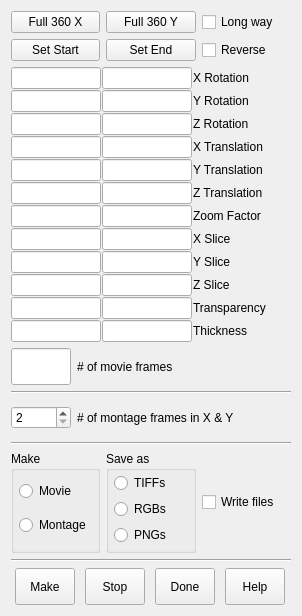
<ui version="4.0" >
 <class>imodvMovieForm</class>
 <widget class="QWidget" name="imodvMovieForm" >
  <property name="geometry" >
   <rect>
    <x>0</x>
    <y>0</y>
    <width>302</width>
    <height>616</height>
   </rect>
  </property>
  <property name="focusPolicy" >
   <enum>Qt::StrongFocus</enum>
  </property>
  <property name="windowTitle" >
   <string>3dmodv Movies</string>
  </property>
  <layout class="QVBoxLayout" name="verticalLayout_3" >
   <item>
    <layout class="QGridLayout" >
     <item row="1" column="2" >
      <widget class="QCheckBox" name="reverseBox" >
       <property name="focusPolicy" >
        <enum>Qt::NoFocus</enum>
       </property>
       <property name="toolTip" >
        <string>Select to go backwards from end to start</string>
       </property>
       <property name="text" >
        <string>Reverse</string>
       </property>
      </widget>
     </item>
     <item row="1" column="0" >
      <widget class="QPushButton" name="setStartButton" >
       <property name="focusPolicy" >
        <enum>Qt::NoFocus</enum>
       </property>
       <property name="toolTip" >
        <string>Set starting parameters from current position</string>
       </property>
       <property name="text" >
        <string>Set Start</string>
       </property>
      </widget>
     </item>
     <item row="0" column="0" >
      <widget class="QPushButton" name="fullXButton" >
       <property name="focusPolicy" >
        <enum>Qt::NoFocus</enum>
       </property>
       <property name="toolTip" >
        <string>Set start &amp; end parameters for complete rotation around X axis</string>
       </property>
       <property name="text" >
        <string>Full 360 X</string>
       </property>
      </widget>
     </item>
     <item row="0" column="1" >
      <widget class="QPushButton" name="fullYButton" >
       <property name="focusPolicy" >
        <enum>Qt::NoFocus</enum>
       </property>
       <property name="toolTip" >
        <string>Set start &amp; end parameters for complete rotation around Y axis</string>
       </property>
       <property name="text" >
        <string>Full 360 Y</string>
       </property>
      </widget>
     </item>
     <item row="0" column="2" >
      <widget class="QCheckBox" name="longWayBox" >
       <property name="focusPolicy" >
        <enum>Qt::NoFocus</enum>
       </property>
       <property name="toolTip" >
        <string>Select to rotate by more than 180 degrees from start to end position</string>
       </property>
       <property name="text" >
        <string>Long way</string>
       </property>
      </widget>
     </item>
     <item row="1" column="1" >
      <widget class="QPushButton" name="setEndButton" >
       <property name="focusPolicy" >
        <enum>Qt::NoFocus</enum>
       </property>
       <property name="toolTip" >
        <string>Set ending parameters from current position</string>
       </property>
       <property name="text" >
        <string>Set End</string>
       </property>
      </widget>
     </item>
    </layout>
   </item>
   <item>
    <layout class="QGridLayout" >
     <property name="spacing" >
      <number>1</number>
     </property>
     <item row="6" column="1" >
      <widget class="QLineEdit" name="zoomEnd" >
       <property name="sizePolicy" >
        <sizepolicy vsizetype="Fixed" hsizetype="Fixed" >
         <horstretch>0</horstretch>
         <verstretch>0</verstretch>
        </sizepolicy>
       </property>
       <property name="maximumSize" >
        <size>
         <width>90</width>
         <height>32767</height>
        </size>
       </property>
       <property name="focusPolicy" >
        <enum>Qt::ClickFocus</enum>
       </property>
      </widget>
     </item>
     <item row="2" column="0" >
      <widget class="QLineEdit" name="zRotStart" >
       <property name="sizePolicy" >
        <sizepolicy vsizetype="Fixed" hsizetype="Fixed" >
         <horstretch>0</horstretch>
         <verstretch>0</verstretch>
        </sizepolicy>
       </property>
       <property name="maximumSize" >
        <size>
         <width>90</width>
         <height>32767</height>
        </size>
       </property>
       <property name="focusPolicy" >
        <enum>Qt::ClickFocus</enum>
       </property>
      </widget>
     </item>
     <item row="7" column="2" >
      <widget class="QLabel" name="xSliceLabel" >
       <property name="text" >
        <string>X Slice</string>
       </property>
       <property name="alignment" >
        <set>Qt::AlignLeading|Qt::AlignLeft|Qt::AlignVCenter</set>
       </property>
       <property name="wordWrap" >
        <bool>false</bool>
       </property>
      </widget>
     </item>
     <item row="0" column="1" >
      <widget class="QLineEdit" name="xRotEnd" >
       <property name="sizePolicy" >
        <sizepolicy vsizetype="Fixed" hsizetype="Fixed" >
         <horstretch>0</horstretch>
         <verstretch>0</verstretch>
        </sizepolicy>
       </property>
       <property name="maximumSize" >
        <size>
         <width>90</width>
         <height>32767</height>
        </size>
       </property>
       <property name="focusPolicy" >
        <enum>Qt::ClickFocus</enum>
       </property>
      </widget>
     </item>
     <item row="4" column="1" >
      <widget class="QLineEdit" name="yTransEnd" >
       <property name="sizePolicy" >
        <sizepolicy vsizetype="Fixed" hsizetype="Fixed" >
         <horstretch>0</horstretch>
         <verstretch>0</verstretch>
        </sizepolicy>
       </property>
       <property name="maximumSize" >
        <size>
         <width>90</width>
         <height>32767</height>
        </size>
       </property>
       <property name="focusPolicy" >
        <enum>Qt::ClickFocus</enum>
       </property>
      </widget>
     </item>
     <item row="3" column="1" >
      <widget class="QLineEdit" name="xTransEnd" >
       <property name="sizePolicy" >
        <sizepolicy vsizetype="Fixed" hsizetype="Fixed" >
         <horstretch>0</horstretch>
         <verstretch>0</verstretch>
        </sizepolicy>
       </property>
       <property name="maximumSize" >
        <size>
         <width>90</width>
         <height>32767</height>
        </size>
       </property>
       <property name="focusPolicy" >
        <enum>Qt::ClickFocus</enum>
       </property>
      </widget>
     </item>
     <item row="10" column="0" >
      <widget class="QLineEdit" name="transpStart" >
       <property name="sizePolicy" >
        <sizepolicy vsizetype="Fixed" hsizetype="Fixed" >
         <horstretch>0</horstretch>
         <verstretch>0</verstretch>
        </sizepolicy>
       </property>
       <property name="maximumSize" >
        <size>
         <width>90</width>
         <height>32767</height>
        </size>
       </property>
       <property name="focusPolicy" >
        <enum>Qt::ClickFocus</enum>
       </property>
      </widget>
     </item>
     <item row="9" column="2" >
      <widget class="QLabel" name="zSliceLabel" >
       <property name="text" >
        <string>Z Slice</string>
       </property>
       <property name="alignment" >
        <set>Qt::AlignLeading|Qt::AlignLeft|Qt::AlignVCenter</set>
       </property>
       <property name="wordWrap" >
        <bool>false</bool>
       </property>
      </widget>
     </item>
     <item row="10" column="2" >
      <widget class="QLabel" name="transpLabel" >
       <property name="text" >
        <string>Transparency</string>
       </property>
       <property name="alignment" >
        <set>Qt::AlignLeading|Qt::AlignLeft|Qt::AlignVCenter</set>
       </property>
       <property name="wordWrap" >
        <bool>false</bool>
       </property>
      </widget>
     </item>
     <item row="1" column="2" >
      <widget class="QLabel" name="TextLabel1_2" >
       <property name="text" >
        <string>Y Rotation</string>
       </property>
       <property name="alignment" >
        <set>Qt::AlignLeading|Qt::AlignLeft|Qt::AlignVCenter</set>
       </property>
       <property name="wordWrap" >
        <bool>false</bool>
       </property>
      </widget>
     </item>
     <item row="1" column="0" >
      <widget class="QLineEdit" name="yRotStart" >
       <property name="sizePolicy" >
        <sizepolicy vsizetype="Fixed" hsizetype="Fixed" >
         <horstretch>0</horstretch>
         <verstretch>0</verstretch>
        </sizepolicy>
       </property>
       <property name="maximumSize" >
        <size>
         <width>90</width>
         <height>32767</height>
        </size>
       </property>
       <property name="focusPolicy" >
        <enum>Qt::ClickFocus</enum>
       </property>
      </widget>
     </item>
     <item row="6" column="0" >
      <widget class="QLineEdit" name="zoomStart" >
       <property name="sizePolicy" >
        <sizepolicy vsizetype="Fixed" hsizetype="Fixed" >
         <horstretch>0</horstretch>
         <verstretch>0</verstretch>
        </sizepolicy>
       </property>
       <property name="maximumSize" >
        <size>
         <width>90</width>
         <height>32767</height>
        </size>
       </property>
       <property name="focusPolicy" >
        <enum>Qt::ClickFocus</enum>
       </property>
      </widget>
     </item>
     <item row="4" column="0" >
      <widget class="QLineEdit" name="yTransStart" >
       <property name="sizePolicy" >
        <sizepolicy vsizetype="Fixed" hsizetype="Fixed" >
         <horstretch>0</horstretch>
         <verstretch>0</verstretch>
        </sizepolicy>
       </property>
       <property name="maximumSize" >
        <size>
         <width>90</width>
         <height>32767</height>
        </size>
       </property>
       <property name="focusPolicy" >
        <enum>Qt::ClickFocus</enum>
       </property>
      </widget>
     </item>
     <item row="7" column="0" >
      <widget class="QLineEdit" name="xSliceStart" >
       <property name="sizePolicy" >
        <sizepolicy vsizetype="Fixed" hsizetype="Fixed" >
         <horstretch>0</horstretch>
         <verstretch>0</verstretch>
        </sizepolicy>
       </property>
       <property name="maximumSize" >
        <size>
         <width>90</width>
         <height>32767</height>
        </size>
       </property>
       <property name="focusPolicy" >
        <enum>Qt::ClickFocus</enum>
       </property>
      </widget>
     </item>
     <item row="11" column="0" >
      <widget class="QLineEdit" name="thickStart" >
       <property name="sizePolicy" >
        <sizepolicy vsizetype="Fixed" hsizetype="Fixed" >
         <horstretch>0</horstretch>
         <verstretch>0</verstretch>
        </sizepolicy>
       </property>
       <property name="maximumSize" >
        <size>
         <width>90</width>
         <height>32767</height>
        </size>
       </property>
       <property name="focusPolicy" >
        <enum>Qt::ClickFocus</enum>
       </property>
      </widget>
     </item>
     <item row="3" column="2" >
      <widget class="QLabel" name="TextLabel1_4" >
       <property name="text" >
        <string>X Translation</string>
       </property>
       <property name="alignment" >
        <set>Qt::AlignLeading|Qt::AlignLeft|Qt::AlignVCenter</set>
       </property>
       <property name="wordWrap" >
        <bool>false</bool>
       </property>
      </widget>
     </item>
     <item row="0" column="0" >
      <widget class="QLineEdit" name="xRotStart" >
       <property name="sizePolicy" >
        <sizepolicy vsizetype="Fixed" hsizetype="Fixed" >
         <horstretch>0</horstretch>
         <verstretch>0</verstretch>
        </sizepolicy>
       </property>
       <property name="maximumSize" >
        <size>
         <width>90</width>
         <height>32767</height>
        </size>
       </property>
       <property name="focusPolicy" >
        <enum>Qt::ClickFocus</enum>
       </property>
      </widget>
     </item>
     <item row="10" column="1" >
      <widget class="QLineEdit" name="transpEnd" >
       <property name="sizePolicy" >
        <sizepolicy vsizetype="Fixed" hsizetype="Fixed" >
         <horstretch>0</horstretch>
         <verstretch>0</verstretch>
        </sizepolicy>
       </property>
       <property name="maximumSize" >
        <size>
         <width>90</width>
         <height>32767</height>
        </size>
       </property>
       <property name="focusPolicy" >
        <enum>Qt::ClickFocus</enum>
       </property>
      </widget>
     </item>
     <item row="11" column="2" >
      <widget class="QLabel" name="thickLabel" >
       <property name="text" >
        <string>Thickness</string>
       </property>
       <property name="alignment" >
        <set>Qt::AlignLeading|Qt::AlignLeft|Qt::AlignVCenter</set>
       </property>
       <property name="wordWrap" >
        <bool>false</bool>
       </property>
      </widget>
     </item>
     <item row="8" column="2" >
      <widget class="QLabel" name="ySliceLabel" >
       <property name="text" >
        <string>Y Slice</string>
       </property>
       <property name="alignment" >
        <set>Qt::AlignLeading|Qt::AlignLeft|Qt::AlignVCenter</set>
       </property>
       <property name="wordWrap" >
        <bool>false</bool>
       </property>
      </widget>
     </item>
     <item row="8" column="0" >
      <widget class="QLineEdit" name="ySliceStart" >
       <property name="sizePolicy" >
        <sizepolicy vsizetype="Fixed" hsizetype="Fixed" >
         <horstretch>0</horstretch>
         <verstretch>0</verstretch>
        </sizepolicy>
       </property>
       <property name="maximumSize" >
        <size>
         <width>90</width>
         <height>32767</height>
        </size>
       </property>
       <property name="focusPolicy" >
        <enum>Qt::ClickFocus</enum>
       </property>
      </widget>
     </item>
     <item row="0" column="2" >
      <widget class="QLabel" name="TextLabel1" >
       <property name="text" >
        <string>X Rotation</string>
       </property>
       <property name="alignment" >
        <set>Qt::AlignLeading|Qt::AlignLeft|Qt::AlignVCenter</set>
       </property>
       <property name="wordWrap" >
        <bool>false</bool>
       </property>
      </widget>
     </item>
     <item row="5" column="0" >
      <widget class="QLineEdit" name="zTransStart" >
       <property name="sizePolicy" >
        <sizepolicy vsizetype="Fixed" hsizetype="Fixed" >
         <horstretch>0</horstretch>
         <verstretch>0</verstretch>
        </sizepolicy>
       </property>
       <property name="maximumSize" >
        <size>
         <width>90</width>
         <height>32767</height>
        </size>
       </property>
       <property name="focusPolicy" >
        <enum>Qt::ClickFocus</enum>
       </property>
      </widget>
     </item>
     <item row="5" column="2" >
      <widget class="QLabel" name="TextLabel1_6" >
       <property name="text" >
        <string>Z Translation</string>
       </property>
       <property name="alignment" >
        <set>Qt::AlignLeading|Qt::AlignLeft|Qt::AlignVCenter</set>
       </property>
       <property name="wordWrap" >
        <bool>false</bool>
       </property>
      </widget>
     </item>
     <item row="1" column="1" >
      <widget class="QLineEdit" name="yRotEnd" >
       <property name="sizePolicy" >
        <sizepolicy vsizetype="Fixed" hsizetype="Fixed" >
         <horstretch>0</horstretch>
         <verstretch>0</verstretch>
        </sizepolicy>
       </property>
       <property name="maximumSize" >
        <size>
         <width>90</width>
         <height>32767</height>
        </size>
       </property>
       <property name="focusPolicy" >
        <enum>Qt::ClickFocus</enum>
       </property>
      </widget>
     </item>
     <item row="2" column="1" >
      <widget class="QLineEdit" name="zRotEnd" >
       <property name="sizePolicy" >
        <sizepolicy vsizetype="Fixed" hsizetype="Fixed" >
         <horstretch>0</horstretch>
         <verstretch>0</verstretch>
        </sizepolicy>
       </property>
       <property name="maximumSize" >
        <size>
         <width>90</width>
         <height>32767</height>
        </size>
       </property>
       <property name="focusPolicy" >
        <enum>Qt::ClickFocus</enum>
       </property>
      </widget>
     </item>
     <item row="5" column="1" >
      <widget class="QLineEdit" name="zTransEnd" >
       <property name="sizePolicy" >
        <sizepolicy vsizetype="Fixed" hsizetype="Fixed" >
         <horstretch>0</horstretch>
         <verstretch>0</verstretch>
        </sizepolicy>
       </property>
       <property name="maximumSize" >
        <size>
         <width>90</width>
         <height>32767</height>
        </size>
       </property>
       <property name="focusPolicy" >
        <enum>Qt::ClickFocus</enum>
       </property>
      </widget>
     </item>
     <item row="8" column="1" >
      <widget class="QLineEdit" name="ySliceEnd" >
       <property name="sizePolicy" >
        <sizepolicy vsizetype="Fixed" hsizetype="Fixed" >
         <horstretch>0</horstretch>
         <verstretch>0</verstretch>
        </sizepolicy>
       </property>
       <property name="maximumSize" >
        <size>
         <width>90</width>
         <height>32767</height>
        </size>
       </property>
       <property name="focusPolicy" >
        <enum>Qt::ClickFocus</enum>
       </property>
      </widget>
     </item>
     <item row="4" column="2" >
      <widget class="QLabel" name="TextLabel1_5" >
       <property name="text" >
        <string>Y Translation</string>
       </property>
       <property name="alignment" >
        <set>Qt::AlignLeading|Qt::AlignLeft|Qt::AlignVCenter</set>
       </property>
       <property name="wordWrap" >
        <bool>false</bool>
       </property>
      </widget>
     </item>
     <item row="2" column="2" >
      <widget class="QLabel" name="TextLabel1_3" >
       <property name="text" >
        <string>Z Rotation</string>
       </property>
       <property name="alignment" >
        <set>Qt::AlignLeading|Qt::AlignLeft|Qt::AlignVCenter</set>
       </property>
       <property name="wordWrap" >
        <bool>false</bool>
       </property>
      </widget>
     </item>
     <item row="6" column="2" >
      <widget class="QLabel" name="TextLabel1_7" >
       <property name="text" >
        <string>Zoom Factor</string>
       </property>
       <property name="alignment" >
        <set>Qt::AlignLeading|Qt::AlignLeft|Qt::AlignVCenter</set>
       </property>
       <property name="wordWrap" >
        <bool>false</bool>
       </property>
      </widget>
     </item>
     <item row="9" column="1" >
      <widget class="QLineEdit" name="zSliceEnd" >
       <property name="sizePolicy" >
        <sizepolicy vsizetype="Fixed" hsizetype="Fixed" >
         <horstretch>0</horstretch>
         <verstretch>0</verstretch>
        </sizepolicy>
       </property>
       <property name="maximumSize" >
        <size>
         <width>90</width>
         <height>32767</height>
        </size>
       </property>
       <property name="focusPolicy" >
        <enum>Qt::ClickFocus</enum>
       </property>
      </widget>
     </item>
     <item row="11" column="1" >
      <widget class="QLineEdit" name="thickEnd" >
       <property name="sizePolicy" >
        <sizepolicy vsizetype="Fixed" hsizetype="Fixed" >
         <horstretch>0</horstretch>
         <verstretch>0</verstretch>
        </sizepolicy>
       </property>
       <property name="maximumSize" >
        <size>
         <width>90</width>
         <height>32767</height>
        </size>
       </property>
       <property name="focusPolicy" >
        <enum>Qt::ClickFocus</enum>
       </property>
      </widget>
     </item>
     <item row="3" column="0" >
      <widget class="QLineEdit" name="xTransStart" >
       <property name="sizePolicy" >
        <sizepolicy vsizetype="Fixed" hsizetype="Fixed" >
         <horstretch>0</horstretch>
         <verstretch>0</verstretch>
        </sizepolicy>
       </property>
       <property name="maximumSize" >
        <size>
         <width>90</width>
         <height>32767</height>
        </size>
       </property>
       <property name="focusPolicy" >
        <enum>Qt::ClickFocus</enum>
       </property>
      </widget>
     </item>
     <item row="9" column="0" >
      <widget class="QLineEdit" name="zSliceStart" >
       <property name="sizePolicy" >
        <sizepolicy vsizetype="Fixed" hsizetype="Fixed" >
         <horstretch>0</horstretch>
         <verstretch>0</verstretch>
        </sizepolicy>
       </property>
       <property name="maximumSize" >
        <size>
         <width>90</width>
         <height>32767</height>
        </size>
       </property>
       <property name="focusPolicy" >
        <enum>Qt::ClickFocus</enum>
       </property>
      </widget>
     </item>
     <item row="7" column="1" >
      <widget class="QLineEdit" name="xSliceEnd" >
       <property name="sizePolicy" >
        <sizepolicy vsizetype="Fixed" hsizetype="Fixed" >
         <horstretch>0</horstretch>
         <verstretch>0</verstretch>
        </sizepolicy>
       </property>
       <property name="maximumSize" >
        <size>
         <width>90</width>
         <height>32767</height>
        </size>
       </property>
       <property name="focusPolicy" >
        <enum>Qt::ClickFocus</enum>
       </property>
      </widget>
     </item>
    </layout>
   </item>
   <item>
    <layout class="QHBoxLayout" >
     <property name="spacing" >
      <number>6</number>
     </property>
     <property name="margin" >
      <number>0</number>
     </property>
     <item>
      <widget class="QLineEdit" name="framesEdit" >
       <property name="sizePolicy" >
        <sizepolicy vsizetype="Fixed" hsizetype="Fixed" >
         <horstretch>0</horstretch>
         <verstretch>0</verstretch>
        </sizepolicy>
       </property>
       <property name="maximumSize" >
        <size>
         <width>60</width>
         <height>32767</height>
        </size>
       </property>
       <property name="focusPolicy" >
        <enum>Qt::ClickFocus</enum>
       </property>
       <property name="toolTip" >
        <string>Enter total number of positions from start to end</string>
       </property>
      </widget>
     </item>
     <item>
      <widget class="QLabel" name="TextLabel2" >
       <property name="text" >
        <string># of movie frames</string>
       </property>
       <property name="wordWrap" >
        <bool>false</bool>
       </property>
      </widget>
     </item>
     <item>
      <spacer name="Spacer9" >
       <property name="orientation" >
        <enum>Qt::Horizontal</enum>
       </property>
       <property name="sizeType" >
        <enum>QSizePolicy::Expanding</enum>
       </property>
       <property name="sizeHint" stdset="0" >
        <size>
         <width>30</width>
         <height>0</height>
        </size>
       </property>
      </spacer>
     </item>
    </layout>
   </item>
   <item>
    <widget class="Line" name="Line1_2" >
     <property name="frameShape" >
      <enum>QFrame::HLine</enum>
     </property>
     <property name="frameShadow" >
      <enum>QFrame::Sunken</enum>
     </property>
    </widget>
   </item>
   <item>
    <layout class="QHBoxLayout" >
     <item>
      <widget class="QSpinBox" name="montageFramesBox" >
       <property name="sizePolicy" >
        <sizepolicy vsizetype="Fixed" hsizetype="Fixed" >
         <horstretch>0</horstretch>
         <verstretch>0</verstretch>
        </sizepolicy>
       </property>
       <property name="minimumSize" >
        <size>
         <width>60</width>
         <height>0</height>
        </size>
       </property>
       <property name="focusPolicy" >
        <enum>Qt::ClickFocus</enum>
       </property>
       <property name="keyboardTracking" >
        <bool>false</bool>
       </property>
       <property name="minimum" >
        <number>2</number>
       </property>
      </widget>
     </item>
     <item>
      <widget class="QLabel" name="TextLabel3" >
       <property name="text" >
        <string># of montage frames in X &amp; Y</string>
       </property>
       <property name="alignment" >
        <set>Qt::AlignLeading|Qt::AlignLeft|Qt::AlignVCenter</set>
       </property>
       <property name="wordWrap" >
        <bool>false</bool>
       </property>
      </widget>
     </item>
    </layout>
   </item>
   <item>
    <widget class="Line" name="Line1" >
     <property name="frameShape" >
      <enum>QFrame::HLine</enum>
     </property>
     <property name="frameShadow" >
      <enum>QFrame::Sunken</enum>
     </property>
    </widget>
   </item>
   <item>
    <layout class="QHBoxLayout" name="horizontalLayout" >
     <item>
      <widget class="QGroupBox" name="groupBox" >
       <property name="title" >
        <string>Make</string>
       </property>
       <layout class="QVBoxLayout" name="verticalLayout" >
        <property name="leftMargin" >
         <number>5</number>
        </property>
        <property name="topMargin" >
         <number>2</number>
        </property>
        <property name="rightMargin" >
         <number>5</number>
        </property>
        <property name="bottomMargin" >
         <number>5</number>
        </property>
        <item>
         <widget class="QRadioButton" name="movieRadioButton" >
          <property name="focusPolicy" >
           <enum>Qt::NoFocus</enum>
          </property>
          <property name="toolTip" >
           <string>Make a movie of frames from starting to ending position</string>
          </property>
          <property name="text" >
           <string>Movie</string>
          </property>
         </widget>
        </item>
        <item>
         <widget class="QRadioButton" name="montageRadioButton" >
          <property name="focusPolicy" >
           <enum>Qt::NoFocus</enum>
          </property>
          <property name="toolTip" >
           <string>Make a montage of adjacent zoomed-up frames</string>
          </property>
          <property name="text" >
           <string>Montage</string>
          </property>
         </widget>
        </item>
       </layout>
      </widget>
     </item>
     <item>
      <widget class="QGroupBox" name="groupBox_2" >
       <property name="title" >
        <string>Save as</string>
       </property>
       <layout class="QVBoxLayout" name="verticalLayout_2" >
        <property name="leftMargin" >
         <number>5</number>
        </property>
        <property name="topMargin" >
         <number>2</number>
        </property>
        <property name="rightMargin" >
         <number>5</number>
        </property>
        <property name="bottomMargin" >
         <number>5</number>
        </property>
        <item>
         <widget class="QRadioButton" name="tiffRadioButton" >
          <property name="focusPolicy" >
           <enum>Qt::NoFocus</enum>
          </property>
          <property name="toolTip" >
           <string>Write frames as TIFF files</string>
          </property>
          <property name="text" >
           <string>TIFFs</string>
          </property>
         </widget>
        </item>
        <item>
         <widget class="QRadioButton" name="rgbRadioButton" >
          <property name="focusPolicy" >
           <enum>Qt::NoFocus</enum>
          </property>
          <property name="toolTip" >
           <string>Write frames as files in current non-TIFF format</string>
          </property>
          <property name="text" >
           <string>RGBs</string>
          </property>
         </widget>
        </item>
        <item>
         <widget class="QRadioButton" name="pngRadioButton" >
          <property name="focusPolicy" >
           <enum>Qt::NoFocus</enum>
          </property>
          <property name="toolTip" >
           <string>Write frames as files in current non-TIFF format</string>
          </property>
          <property name="text" >
           <string>PNGs</string>
          </property>
         </widget>
        </item>
       </layout>
      </widget>
     </item>
     <item>
      <widget class="QCheckBox" name="writeBox" >
       <property name="focusPolicy" >
        <enum>Qt::NoFocus</enum>
       </property>
       <property name="toolTip" >
        <string>Turn this on to save frames to files</string>
       </property>
       <property name="text" >
        <string>Write files</string>
       </property>
      </widget>
     </item>
    </layout>
   </item>
   <item>
    <widget class="Line" name="Line1_3" >
     <property name="frameShape" >
      <enum>QFrame::HLine</enum>
     </property>
     <property name="frameShadow" >
      <enum>QFrame::Sunken</enum>
     </property>
    </widget>
   </item>
   <item>
    <layout class="QHBoxLayout" >
     <property name="spacing" >
      <number>6</number>
     </property>
     <property name="margin" >
      <number>0</number>
     </property>
     <item>
      <widget class="QPushButton" name="makeButton" >
       <property name="sizePolicy" >
        <sizepolicy vsizetype="Fixed" hsizetype="Fixed" >
         <horstretch>0</horstretch>
         <verstretch>0</verstretch>
        </sizepolicy>
       </property>
       <property name="maximumSize" >
        <size>
         <width>60</width>
         <height>32767</height>
        </size>
       </property>
       <property name="focusPolicy" >
        <enum>Qt::NoFocus</enum>
       </property>
       <property name="toolTip" >
        <string>Start the sequence of frames for a movie or montage</string>
       </property>
       <property name="text" >
        <string>Make</string>
       </property>
      </widget>
     </item>
     <item>
      <widget class="QPushButton" name="stopButton" >
       <property name="sizePolicy" >
        <sizepolicy vsizetype="Fixed" hsizetype="Fixed" >
         <horstretch>0</horstretch>
         <verstretch>0</verstretch>
        </sizepolicy>
       </property>
       <property name="maximumSize" >
        <size>
         <width>60</width>
         <height>32767</height>
        </size>
       </property>
       <property name="focusPolicy" >
        <enum>Qt::NoFocus</enum>
       </property>
       <property name="toolTip" >
        <string>Stop an ongoing sequence of frames</string>
       </property>
       <property name="text" >
        <string>Stop</string>
       </property>
      </widget>
     </item>
     <item>
      <widget class="QPushButton" name="closeButton" >
       <property name="sizePolicy" >
        <sizepolicy vsizetype="Fixed" hsizetype="Fixed" >
         <horstretch>0</horstretch>
         <verstretch>0</verstretch>
        </sizepolicy>
       </property>
       <property name="maximumSize" >
        <size>
         <width>60</width>
         <height>32767</height>
        </size>
       </property>
       <property name="focusPolicy" >
        <enum>Qt::NoFocus</enum>
       </property>
       <property name="toolTip" >
        <string>Close this dialog box</string>
       </property>
       <property name="text" >
        <string>Done</string>
       </property>
      </widget>
     </item>
     <item>
      <widget class="QPushButton" name="helpButton" >
       <property name="sizePolicy" >
        <sizepolicy vsizetype="Fixed" hsizetype="Fixed" >
         <horstretch>0</horstretch>
         <verstretch>0</verstretch>
        </sizepolicy>
       </property>
       <property name="maximumSize" >
        <size>
         <width>60</width>
         <height>32767</height>
        </size>
       </property>
       <property name="focusPolicy" >
        <enum>Qt::NoFocus</enum>
       </property>
       <property name="toolTip" >
        <string>Open a help window</string>
       </property>
       <property name="text" >
        <string>Help</string>
       </property>
      </widget>
     </item>
    </layout>
   </item>
  </layout>
 </widget>
 <layoutdefault spacing="6" margin="11" />
 <resources/>
 <connections>
  <connection>
   <sender>longWayBox</sender>
   <signal>toggled(bool)</signal>
   <receiver>imodvMovieForm</receiver>
   <slot>longWayToggled(bool)</slot>
   <hints>
    <hint type="sourcelabel" >
     <x>20</x>
     <y>20</y>
    </hint>
    <hint type="destinationlabel" >
     <x>20</x>
     <y>20</y>
    </hint>
   </hints>
  </connection>
  <connection>
   <sender>reverseBox</sender>
   <signal>toggled(bool)</signal>
   <receiver>imodvMovieForm</receiver>
   <slot>reverseToggled(bool)</slot>
   <hints>
    <hint type="sourcelabel" >
     <x>20</x>
     <y>20</y>
    </hint>
    <hint type="destinationlabel" >
     <x>20</x>
     <y>20</y>
    </hint>
   </hints>
  </connection>
  <connection>
   <sender>writeBox</sender>
   <signal>toggled(bool)</signal>
   <receiver>imodvMovieForm</receiver>
   <slot>writeToggled(bool)</slot>
   <hints>
    <hint type="sourcelabel" >
     <x>20</x>
     <y>20</y>
    </hint>
    <hint type="destinationlabel" >
     <x>20</x>
     <y>20</y>
    </hint>
   </hints>
  </connection>
  <connection>
   <sender>fullXButton</sender>
   <signal>clicked()</signal>
   <receiver>imodvMovieForm</receiver>
   <slot>fullXPressed()</slot>
   <hints>
    <hint type="sourcelabel" >
     <x>20</x>
     <y>20</y>
    </hint>
    <hint type="destinationlabel" >
     <x>20</x>
     <y>20</y>
    </hint>
   </hints>
  </connection>
  <connection>
   <sender>fullYButton</sender>
   <signal>clicked()</signal>
   <receiver>imodvMovieForm</receiver>
   <slot>fullYPressed()</slot>
   <hints>
    <hint type="sourcelabel" >
     <x>20</x>
     <y>20</y>
    </hint>
    <hint type="destinationlabel" >
     <x>20</x>
     <y>20</y>
    </hint>
   </hints>
  </connection>
  <connection>
   <sender>setStartButton</sender>
   <signal>clicked()</signal>
   <receiver>imodvMovieForm</receiver>
   <slot>setStartPressed()</slot>
   <hints>
    <hint type="sourcelabel" >
     <x>20</x>
     <y>20</y>
    </hint>
    <hint type="destinationlabel" >
     <x>20</x>
     <y>20</y>
    </hint>
   </hints>
  </connection>
  <connection>
   <sender>setEndButton</sender>
   <signal>clicked()</signal>
   <receiver>imodvMovieForm</receiver>
   <slot>setEndPressed()</slot>
   <hints>
    <hint type="sourcelabel" >
     <x>20</x>
     <y>20</y>
    </hint>
    <hint type="destinationlabel" >
     <x>20</x>
     <y>20</y>
    </hint>
   </hints>
  </connection>
  <connection>
   <sender>closeButton</sender>
   <signal>clicked()</signal>
   <receiver>imodvMovieForm</receiver>
   <slot>closePressed()</slot>
   <hints>
    <hint type="sourcelabel" >
     <x>20</x>
     <y>20</y>
    </hint>
    <hint type="destinationlabel" >
     <x>20</x>
     <y>20</y>
    </hint>
   </hints>
  </connection>
  <connection>
   <sender>makeButton</sender>
   <signal>clicked()</signal>
   <receiver>imodvMovieForm</receiver>
   <slot>makePressed()</slot>
   <hints>
    <hint type="sourcelabel" >
     <x>20</x>
     <y>20</y>
    </hint>
    <hint type="destinationlabel" >
     <x>20</x>
     <y>20</y>
    </hint>
   </hints>
  </connection>
  <connection>
   <sender>stopButton</sender>
   <signal>clicked()</signal>
   <receiver>imodvMovieForm</receiver>
   <slot>stopPressed()</slot>
   <hints>
    <hint type="sourcelabel" >
     <x>20</x>
     <y>20</y>
    </hint>
    <hint type="destinationlabel" >
     <x>20</x>
     <y>20</y>
    </hint>
   </hints>
  </connection>
  <connection>
   <sender>helpButton</sender>
   <signal>clicked()</signal>
   <receiver>imodvMovieForm</receiver>
   <slot>helpPressed()</slot>
   <hints>
    <hint type="sourcelabel" >
     <x>20</x>
     <y>20</y>
    </hint>
    <hint type="destinationlabel" >
     <x>20</x>
     <y>20</y>
    </hint>
   </hints>
  </connection>
  <connection>
   <sender>montageFramesBox</sender>
   <signal>valueChanged(int)</signal>
   <receiver>imodvMovieForm</receiver>
   <slot>setFocus()</slot>
   <hints>
    <hint type="sourcelabel" >
     <x>20</x>
     <y>20</y>
    </hint>
    <hint type="destinationlabel" >
     <x>20</x>
     <y>20</y>
    </hint>
   </hints>
  </connection>
  <connection>
   <sender>framesEdit</sender>
   <signal>returnPressed()</signal>
   <receiver>imodvMovieForm</receiver>
   <slot>setFocus()</slot>
   <hints>
    <hint type="sourcelabel" >
     <x>20</x>
     <y>20</y>
    </hint>
    <hint type="destinationlabel" >
     <x>20</x>
     <y>20</y>
    </hint>
   </hints>
  </connection>
  <connection>
   <sender>xRotStart</sender>
   <signal>returnPressed()</signal>
   <receiver>imodvMovieForm</receiver>
   <slot>setFocus()</slot>
   <hints>
    <hint type="sourcelabel" >
     <x>20</x>
     <y>20</y>
    </hint>
    <hint type="destinationlabel" >
     <x>20</x>
     <y>20</y>
    </hint>
   </hints>
  </connection>
  <connection>
   <sender>xRotEnd</sender>
   <signal>returnPressed()</signal>
   <receiver>imodvMovieForm</receiver>
   <slot>setFocus()</slot>
   <hints>
    <hint type="sourcelabel" >
     <x>20</x>
     <y>20</y>
    </hint>
    <hint type="destinationlabel" >
     <x>20</x>
     <y>20</y>
    </hint>
   </hints>
  </connection>
  <connection>
   <sender>yRotStart</sender>
   <signal>returnPressed()</signal>
   <receiver>imodvMovieForm</receiver>
   <slot>setFocus()</slot>
   <hints>
    <hint type="sourcelabel" >
     <x>20</x>
     <y>20</y>
    </hint>
    <hint type="destinationlabel" >
     <x>20</x>
     <y>20</y>
    </hint>
   </hints>
  </connection>
  <connection>
   <sender>yRotEnd</sender>
   <signal>returnPressed()</signal>
   <receiver>imodvMovieForm</receiver>
   <slot>setFocus()</slot>
   <hints>
    <hint type="sourcelabel" >
     <x>20</x>
     <y>20</y>
    </hint>
    <hint type="destinationlabel" >
     <x>20</x>
     <y>20</y>
    </hint>
   </hints>
  </connection>
  <connection>
   <sender>zRotStart</sender>
   <signal>returnPressed()</signal>
   <receiver>imodvMovieForm</receiver>
   <slot>setFocus()</slot>
   <hints>
    <hint type="sourcelabel" >
     <x>20</x>
     <y>20</y>
    </hint>
    <hint type="destinationlabel" >
     <x>20</x>
     <y>20</y>
    </hint>
   </hints>
  </connection>
  <connection>
   <sender>zRotEnd</sender>
   <signal>returnPressed()</signal>
   <receiver>imodvMovieForm</receiver>
   <slot>setFocus()</slot>
   <hints>
    <hint type="sourcelabel" >
     <x>20</x>
     <y>20</y>
    </hint>
    <hint type="destinationlabel" >
     <x>20</x>
     <y>20</y>
    </hint>
   </hints>
  </connection>
  <connection>
   <sender>xTransStart</sender>
   <signal>returnPressed()</signal>
   <receiver>imodvMovieForm</receiver>
   <slot>setFocus()</slot>
   <hints>
    <hint type="sourcelabel" >
     <x>20</x>
     <y>20</y>
    </hint>
    <hint type="destinationlabel" >
     <x>20</x>
     <y>20</y>
    </hint>
   </hints>
  </connection>
  <connection>
   <sender>xTransEnd</sender>
   <signal>returnPressed()</signal>
   <receiver>imodvMovieForm</receiver>
   <slot>setFocus()</slot>
   <hints>
    <hint type="sourcelabel" >
     <x>20</x>
     <y>20</y>
    </hint>
    <hint type="destinationlabel" >
     <x>20</x>
     <y>20</y>
    </hint>
   </hints>
  </connection>
  <connection>
   <sender>yTransStart</sender>
   <signal>returnPressed()</signal>
   <receiver>imodvMovieForm</receiver>
   <slot>setFocus()</slot>
   <hints>
    <hint type="sourcelabel" >
     <x>20</x>
     <y>20</y>
    </hint>
    <hint type="destinationlabel" >
     <x>20</x>
     <y>20</y>
    </hint>
   </hints>
  </connection>
  <connection>
   <sender>yTransEnd</sender>
   <signal>returnPressed()</signal>
   <receiver>imodvMovieForm</receiver>
   <slot>setFocus()</slot>
   <hints>
    <hint type="sourcelabel" >
     <x>20</x>
     <y>20</y>
    </hint>
    <hint type="destinationlabel" >
     <x>20</x>
     <y>20</y>
    </hint>
   </hints>
  </connection>
  <connection>
   <sender>zTransStart</sender>
   <signal>returnPressed()</signal>
   <receiver>imodvMovieForm</receiver>
   <slot>setFocus()</slot>
   <hints>
    <hint type="sourcelabel" >
     <x>20</x>
     <y>20</y>
    </hint>
    <hint type="destinationlabel" >
     <x>20</x>
     <y>20</y>
    </hint>
   </hints>
  </connection>
  <connection>
   <sender>zTransEnd</sender>
   <signal>returnPressed()</signal>
   <receiver>imodvMovieForm</receiver>
   <slot>setFocus()</slot>
   <hints>
    <hint type="sourcelabel" >
     <x>20</x>
     <y>20</y>
    </hint>
    <hint type="destinationlabel" >
     <x>20</x>
     <y>20</y>
    </hint>
   </hints>
  </connection>
  <connection>
   <sender>zoomStart</sender>
   <signal>returnPressed()</signal>
   <receiver>imodvMovieForm</receiver>
   <slot>setFocus()</slot>
   <hints>
    <hint type="sourcelabel" >
     <x>20</x>
     <y>20</y>
    </hint>
    <hint type="destinationlabel" >
     <x>20</x>
     <y>20</y>
    </hint>
   </hints>
  </connection>
  <connection>
   <sender>zoomEnd</sender>
   <signal>returnPressed()</signal>
   <receiver>imodvMovieForm</receiver>
   <slot>setFocus()</slot>
   <hints>
    <hint type="sourcelabel" >
     <x>20</x>
     <y>20</y>
    </hint>
    <hint type="destinationlabel" >
     <x>20</x>
     <y>20</y>
    </hint>
   </hints>
  </connection>
  <connection>
   <sender>xSliceStart</sender>
   <signal>returnPressed()</signal>
   <receiver>imodvMovieForm</receiver>
   <slot>setFocus()</slot>
   <hints>
    <hint type="sourcelabel" >
     <x>20</x>
     <y>20</y>
    </hint>
    <hint type="destinationlabel" >
     <x>20</x>
     <y>20</y>
    </hint>
   </hints>
  </connection>
  <connection>
   <sender>xSliceEnd</sender>
   <signal>returnPressed()</signal>
   <receiver>imodvMovieForm</receiver>
   <slot>setFocus()</slot>
   <hints>
    <hint type="sourcelabel" >
     <x>20</x>
     <y>20</y>
    </hint>
    <hint type="destinationlabel" >
     <x>20</x>
     <y>20</y>
    </hint>
   </hints>
  </connection>
  <connection>
   <sender>ySliceStart</sender>
   <signal>returnPressed()</signal>
   <receiver>imodvMovieForm</receiver>
   <slot>setFocus()</slot>
   <hints>
    <hint type="sourcelabel" >
     <x>20</x>
     <y>20</y>
    </hint>
    <hint type="destinationlabel" >
     <x>20</x>
     <y>20</y>
    </hint>
   </hints>
  </connection>
  <connection>
   <sender>ySliceEnd</sender>
   <signal>returnPressed()</signal>
   <receiver>imodvMovieForm</receiver>
   <slot>setFocus()</slot>
   <hints>
    <hint type="sourcelabel" >
     <x>20</x>
     <y>20</y>
    </hint>
    <hint type="destinationlabel" >
     <x>20</x>
     <y>20</y>
    </hint>
   </hints>
  </connection>
  <connection>
   <sender>zSliceStart</sender>
   <signal>returnPressed()</signal>
   <receiver>imodvMovieForm</receiver>
   <slot>setFocus()</slot>
   <hints>
    <hint type="sourcelabel" >
     <x>20</x>
     <y>20</y>
    </hint>
    <hint type="destinationlabel" >
     <x>20</x>
     <y>20</y>
    </hint>
   </hints>
  </connection>
  <connection>
   <sender>zSliceEnd</sender>
   <signal>returnPressed()</signal>
   <receiver>imodvMovieForm</receiver>
   <slot>setFocus()</slot>
   <hints>
    <hint type="sourcelabel" >
     <x>20</x>
     <y>20</y>
    </hint>
    <hint type="destinationlabel" >
     <x>20</x>
     <y>20</y>
    </hint>
   </hints>
  </connection>
  <connection>
   <sender>transpStart</sender>
   <signal>returnPressed()</signal>
   <receiver>imodvMovieForm</receiver>
   <slot>setFocus()</slot>
   <hints>
    <hint type="sourcelabel" >
     <x>20</x>
     <y>20</y>
    </hint>
    <hint type="destinationlabel" >
     <x>20</x>
     <y>20</y>
    </hint>
   </hints>
  </connection>
  <connection>
   <sender>transpEnd</sender>
   <signal>returnPressed()</signal>
   <receiver>imodvMovieForm</receiver>
   <slot>setFocus()</slot>
   <hints>
    <hint type="sourcelabel" >
     <x>20</x>
     <y>20</y>
    </hint>
    <hint type="destinationlabel" >
     <x>20</x>
     <y>20</y>
    </hint>
   </hints>
  </connection>
  <connection>
   <sender>thickStart</sender>
   <signal>returnPressed()</signal>
   <receiver>imodvMovieForm</receiver>
   <slot>setFocus()</slot>
   <hints>
    <hint type="sourcelabel" >
     <x>20</x>
     <y>20</y>
    </hint>
    <hint type="destinationlabel" >
     <x>20</x>
     <y>20</y>
    </hint>
   </hints>
  </connection>
  <connection>
   <sender>thickEnd</sender>
   <signal>returnPressed()</signal>
   <receiver>imodvMovieForm</receiver>
   <slot>setFocus()</slot>
   <hints>
    <hint type="sourcelabel" >
     <x>20</x>
     <y>20</y>
    </hint>
    <hint type="destinationlabel" >
     <x>20</x>
     <y>20</y>
    </hint>
   </hints>
  </connection>
 </connections>
</ui>
